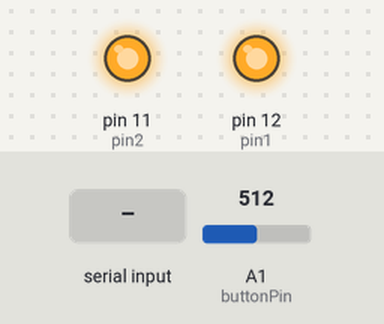
The sketch below on a simulated Arduino Uno, built with avr-gcc and run on an emulated ATmega328P. On the bench: output pins drawn as LEDs (lit = HIGH). Inputs (shaded band) come from the test bench; at power-on: A1 (buttonPin) = 512. What the sketch prints to the serial monitor is not drawn.

Above: at 1.2 s.
1.3 s: "1" received over Serial
At 1.8 s:
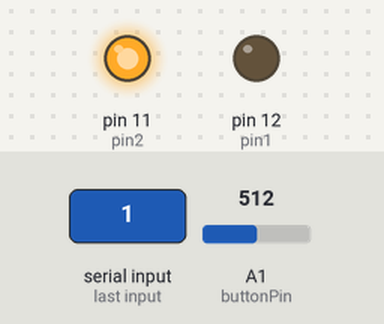
2.8 s: "3" received over Serial
At 3.1 s:
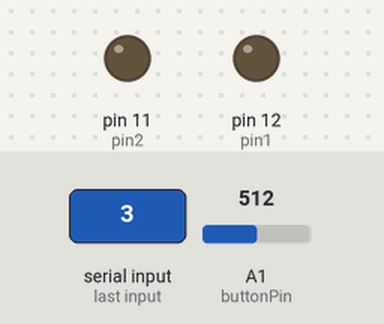
4.3 s: "0" received over Serial
At 5.5 s:
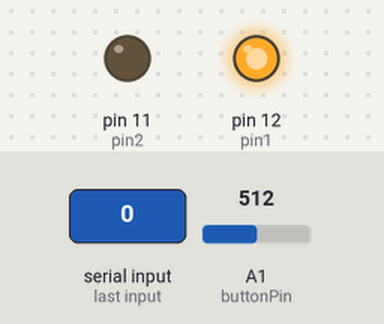
5.8 s: "2" received over Serial
At 7.0 s:
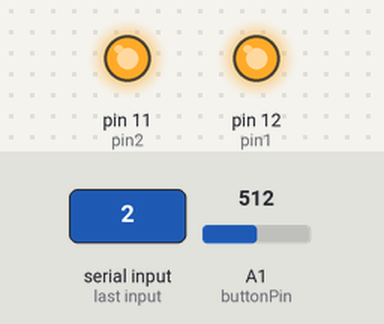
7.3 s: "5" received over Serial
At 8.3 s:
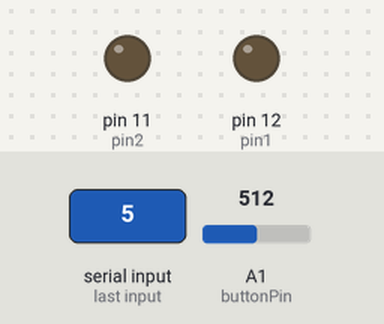
Timing chart, 0 to 11.3 s (numbered marks = the images above; inputs shaded):
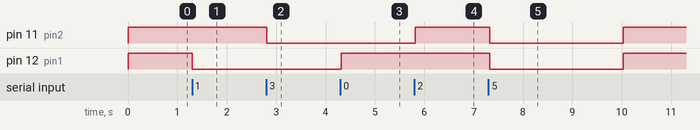

The sketch:

pwil_ardiuno_machine_ip_2.ino
```cpp
// relay is normally on when powered so the AC wires are to be connected in normally closed
// when a pin connected relay triggered, relay turns off

/*
  The circuit:
  - LED attached from pin 12 to ground
  - pushbutton attached to pin 2 from +5V
  - 10K resistor attached to pin 2 from ground
*/
int serialData;
int pin1=12; // for alarm
int pin2=11; // for machine

const byte buttonPin = A1;     // the number of the pushbutton pin
int buttonState = 0;         // variable for reading the pushbutton status
int val1 = 1;
int val0 = 0;

unsigned long time_now = 0;
int period = 100;

unsigned long time_now_alarm = 0;
int period_alarm = 10000;
int alarm_var = 0;

unsigned long time_now_machine = 0;
int period_machine = 10000;
int machine_var = 0;

void setup(){
  pinMode(buttonPin, INPUT_PULLUP);
  pinMode(pin1, OUTPUT);
  pinMode(pin2, OUTPUT);
  // turning off relay
  digitalWrite(pin1, HIGH);
  digitalWrite(pin2, HIGH);
  Serial.begin(9600);
  }
// loop runs over and over again
void loop(){
    // read the state of the pushbutton value:
  buttonState = analogRead(buttonPin);
  Serial.println(buttonState);
  delay(100);
  // check if the pushbutton is pressed. If it is, the buttonState is HIGH:
  //if (buttonState <  40) {
    // turn LED on:
   // if (millis() - time_now >= period){
    //  time_now = millis();
    //  Serial.println(val1);
   // }
 // }
  //timer for alarm
  if (digitalRead(pin1) == LOW){
      if (millis() - time_now_alarm >= period_alarm){
        time_now_alarm = millis();
        digitalWrite(pin1, HIGH);
        alarm_var = 1;
      }
  }
  //timer for machine
  if (digitalRead(pin2) == LOW){
      if (millis() - time_now_machine >= period_machine){
        time_now_machine = millis();
        digitalWrite(pin2, HIGH);
        machine_var = 1;
      }
  }

    while (Serial.available())
    {
      serialData = Serial.read();
    }
    // turning off relay alarm
    if(serialData == '0'){
     alarm_var = 0;
     alarm_var = 0;
     digitalWrite(pin1, HIGH);
     alarm_var = 0;
     alarm_var = 0;
    }

    // turning on relay
    else if(serialData == '1' and alarm_var == 0){
      digitalWrite(pin1, LOW);
    }

    //turning off relay machine
    else if(serialData == '2'){
      machine_var = 0;
      machine_var = 0;
      digitalWrite(pin2, HIGH);
      machine_var = 0;
      machine_var = 0;
    }

    // turning on relay machine
    else if(serialData == '3' and machine_var == 0){
    digitalWrite(pin2, LOW);
    }
    // turning on relay machine alarm
    else if(serialData == '5' and machine_var == 0 and alarm_var == 0){
    digitalWrite(pin1, LOW);
    digitalWrite(pin2, LOW);
    }

}
```

Measured:
- after the input at 1.3 s, pin 12 (pin1): HIGH → LOW at once
- after the input at 2.8 s, pin 11 (pin2): HIGH → LOW at once
- after the input at 4.3 s, pin 12 (pin1): LOW → HIGH at once
- after the input at 5.8 s, pin 11 (pin2): LOW → HIGH at once
- after the input at 7.3 s, pin 11 (pin2), pin 12 (pin1): HIGH → LOW at once, → HIGH 2.7 s later
